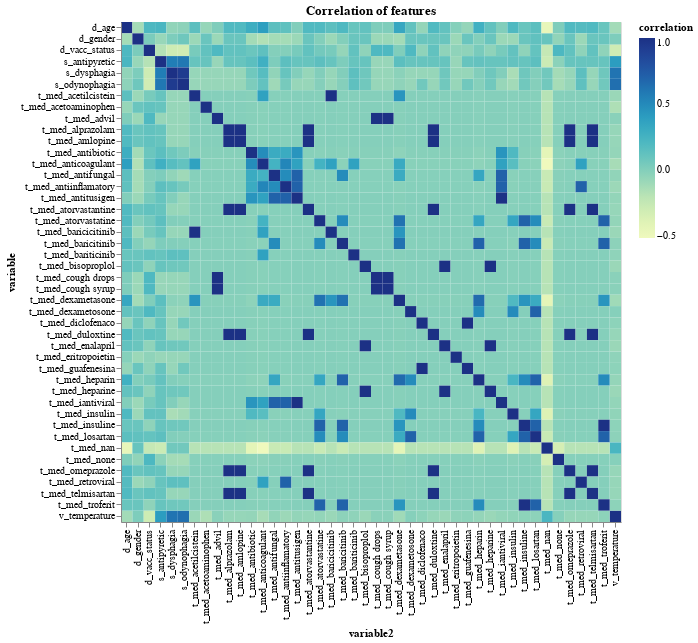

The notebook cell saved with this chart:
### Code cell
base = alt.Chart(cor_data).encode(
    x='variable2:O',
    y='variable:O',
)
cor_plot = base.mark_rect().encode(
    color='correlation:Q',
    tooltip='variable:O'
).properties(
    width=500,
    height=500,
    title="Correlation of features"
)
cor_plot

### Figure 1 — Vega-Lite specification as saved in the notebook (floating-point values rounded to 4 significant figures; data arrays with more than 128 entries replaced by an {"elided": "..."} marker saying what was removed)
{"config": {"view": {"continuousWidth": 400, "continuousHeight": 300}}, "data": {"name": "data-56f7d4d112cd4ed689c00d0d9571a309"}, "mark": "rect", "encoding": {"color": {"field": "correlation", "type": "quantitative"}, "tooltip": {"field": "variable", "type": "ordinal"}, "x": {"field": "variable2", "type": "ordinal"}, "y": {"field": "variable", "type": "ordinal"}}, "height": 500, "title": "Correlation of features", "width": 500, "$schema": "https://vega.github.io/schema/vega-lite/v4.17.0.json", "datasets": {"data-56f7d4d112cd4ed689c00d0d9571a309": {"elided": "1936 records"}}}
